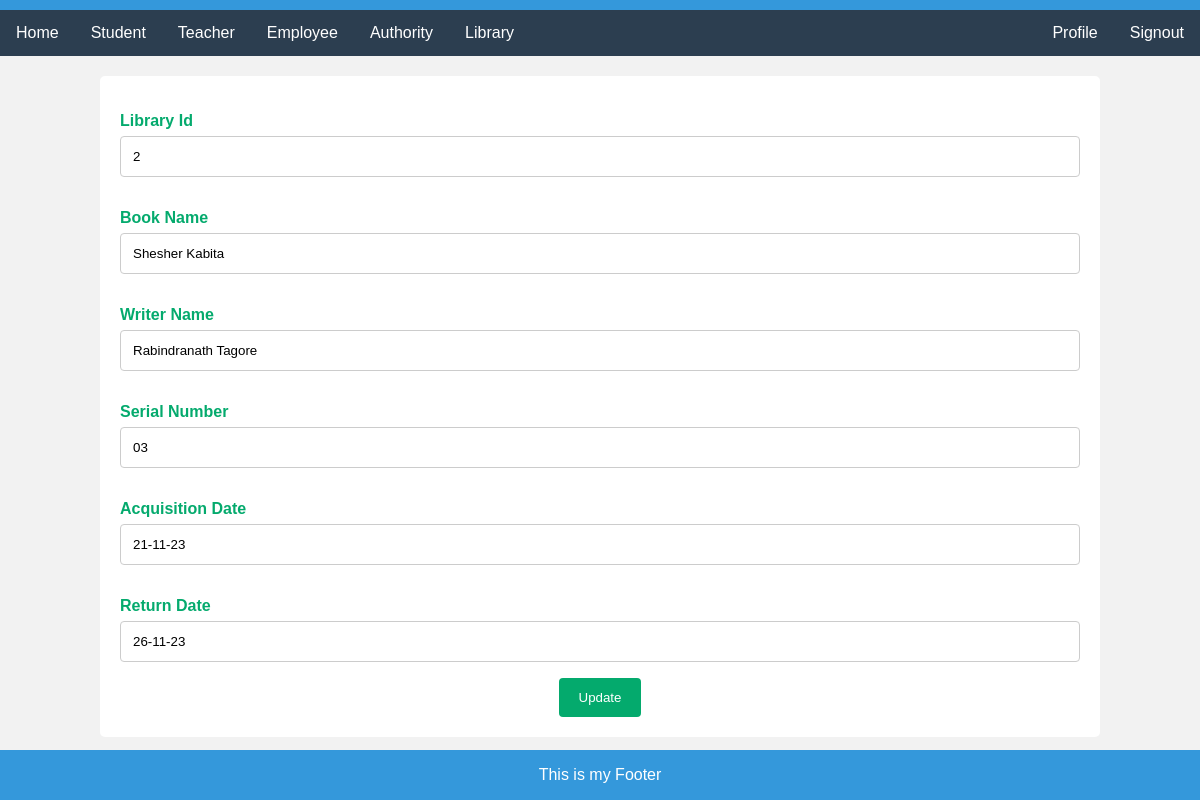
Page /editLibrary/2 on the committed database.
### myApp/models.py (models this page shows, shortened)
class Library(models.Model):
    Book_Name=models.CharField(max_length=100, null=True)
    Writer_Name=models.CharField(max_length=100, null=True)
    Serial_No=models.CharField(max_length=100, null=True)
    Acquisition_Date=models.CharField(max_length=100, null=True)
    Return_Date=models.CharField(max_length=100, null=True)

### myProject/views.py (the view)
# urls.py: path('editLibrary/<str:myid>',editLibrary, name="editLibrary"),
def editLibrary(request, myid):
    library=Library.objects.filter(id=myid)
    context={
        "library":library,
    }
    return render(request, "editLibrary.html", context)

### template/editLibrary.html (shortened to what this page needs)
{%extends "home.html"%}
{%block content%}
<div class="container">
    <form action="{% url 'updatelibrary'%}" method='post'>
        {% for i in library %}
    <form>
      <label for="fname">Library Id</label>
      <input type="text" id="fname" value="{{i.id}}" name="libraryid" placeholder="Book Id..">
      <label for="fname">Book Name</label>
      <input type="text" id="fname" value="{{i.Book_Name}}" name="b_name" placeholder="Book Name..">
      <label for="lastname">Writer Name</label>
      <input type="text" id="lastname" value="{{i.Writer_Name}}" name="w_name" placeholder="Writer name..">
      <label for="Mobile">Serial Number</label>
      <input type="text" id="lname" value="{{i.Serial_No}}" name="Serial_No" placeholder="Serial Number..">
      <label for="email">Acquisition Date</label>
      <input type="text" id="email" value="{{i.Acquisition_Date}}" name="Acquisition_Date" placeholder="Acquisition Date..">
      <label for="age">Return Date</label>
      <input type="text" id="age" value="{{i.Return_Date}}" name="Return_Date" placeholder="Return Date..">
      <input type="submit" value="Update">
      {% endfor %}
    </form>
  </div>
{%endblock%}

### template/home.html (style rules this page uses)
body { font-family: 'Arial', sans-serif; margin: 0; padding: 0; background-color: #f9f9f9; height: 20000; }
.container { max-width: 1200px; margin: 20px auto; padding: 20px; background-color: #ecf0f1; border-radius: 8px; }
body { font-family: Arial, Helvetica, sans-serif; text-align: center; background-color: #f2f2f2; }
.container { border-radius: 5px; background-color: #ffffff; padding: 20px; width: 80%; margin: 20px auto; }
label { display: block; margin-top: 16px; color: #04AA6D; font-weight: bold; text-align: left; }
input[type=text] { width: 100%; padding: 12px; border: 1px solid #ccc; border-radius: 4px; box-sizing: border-box; margin-top: 6px; margin-bottom: 16px; resize: vertical; }
input[type=submit] { background-color: #04AA6D; color: white; padding: 12px 20px; border: none; border-radius: 4px; cursor: pointer; }

### rows in the picture
Library: libraryid "2", b_name "Shesher Kabita", w_name "Rabindranath Tagore", Serial_No "03", Acquisition_Date "21-11-23", Return_Date "26-11-23"
